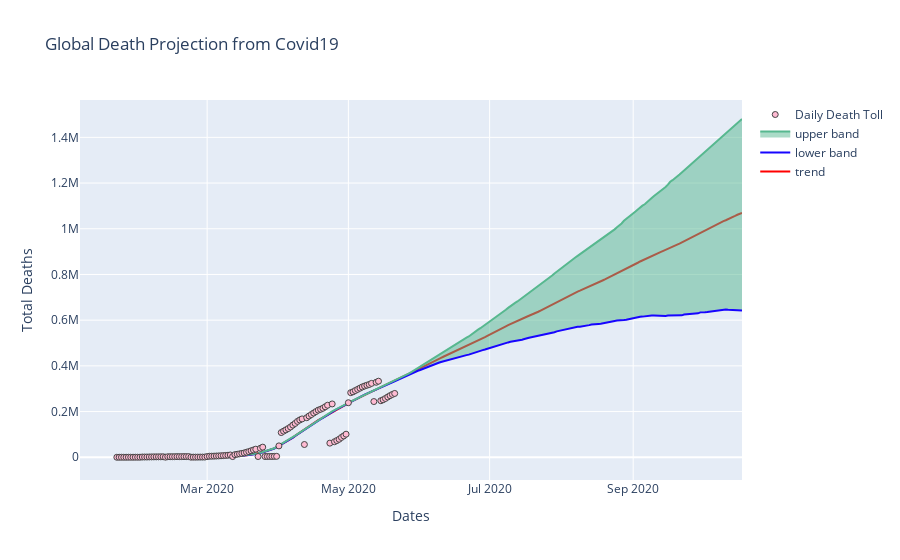

Write notebook code for a chart like this one.
### Code cell
py.offline.iplot(figure)
plt.show()

### Figure 1 — Plotly figure (JSON) as saved in the notebook; plotly's stock layout.template omitted (floating-point values rounded to 4 significant figures; data arrays with more than 128 entries replaced by an {"elided": "..."} marker saying what was removed)
{"data": [{"marker": {"color": "red", "line": {"width": 3}}, "mode": "lines", "name": "trend", "type": "scatter", "x": {"elided": "271 str values"}, "y": {"elided": "271 float values"}}, {"line": {"color": "#1705ff"}, "mode": "lines", "name": "lower band", "type": "scatter", "x": {"elided": "271 str values"}, "y": {"elided": "271 float values"}}, {"fill": "tonexty", "line": {"color": "#57b88f"}, "mode": "lines", "name": "upper band", "type": "scatter", "x": {"elided": "271 str values"}, "y": {"elided": "271 float values"}}, {"marker": {"color": "#FFBAD2", "line": {"width": 1}}, "mode": "markers", "name": "Daily Death Toll", "type": "scatter", "x": {"elided": "271 str values"}, "y": [17, 18, 26, 42, 56, 82, 131, 133, 171, 213, 259, 1013, 1113, 1118, 1371, 1523, 1666, 1770, 1868, 2007, 2122, 362, 2247, 2251, 2458, 2469, 2629, 2708, 2770, 2814, 2872, 2941, 426, 492, 564, 634, 719, 806, 906, 2996, 4263, 4614, 4912, 5409, 5832, 6473, 7151, 7957, 8824, 9947, 3085, 11423, 13125, 14826, 16759, 19017, 21789, 24788, 28292, 31811, 35323, 3160, 39443, 44238, 3254, 3347, 3459, 3558, 3801, 3987, 49685, 108137, 114170, 119853, 125561, 132439, 140685, 147963, 156821, 163236, 167772, 55834, 173124, 180236, 186912, 193665, 199997, 206187, 209900, 214444, 220801, 227665, 61826, 233360, 67996, 73077, 78767, 86662, 93354, 100915, 238619, 282709, 286330, 291942, 297197, 302418, 307666, 311781, 315185, 318481, 323285, 243813, 328115, 332924, 247470, 251537, 257239, 263855, 269567, 274898, 279311]}], "layout": {"title": {"text": "Global Death Projection from Covid19"}, "xaxis": {"ticklen": 2, "title": {"text": "Dates"}, "zeroline": true}, "yaxis": {"ticklen": 2, "title": {"text": "Total Deaths"}, "zeroline": true}}}
